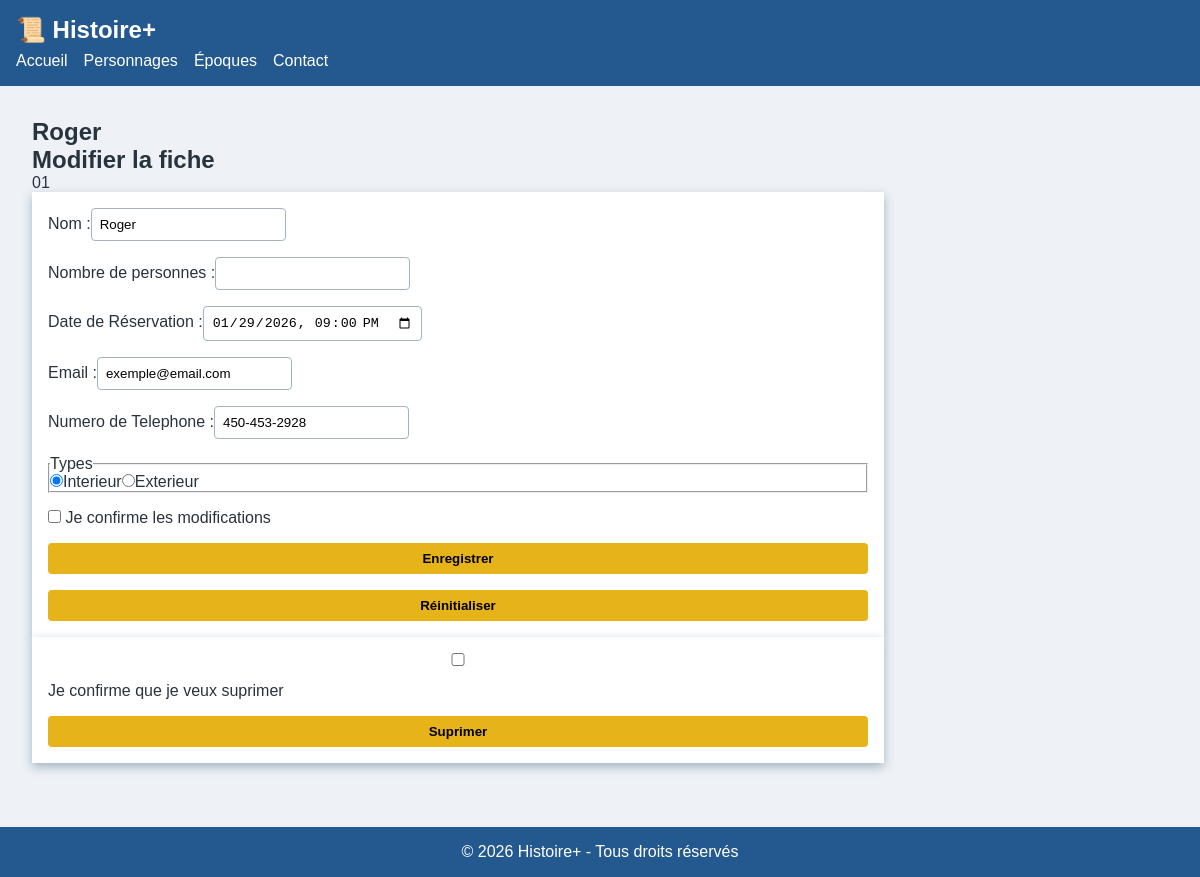
Page /reservation/modifier.php?id=1 on the earlier database version.
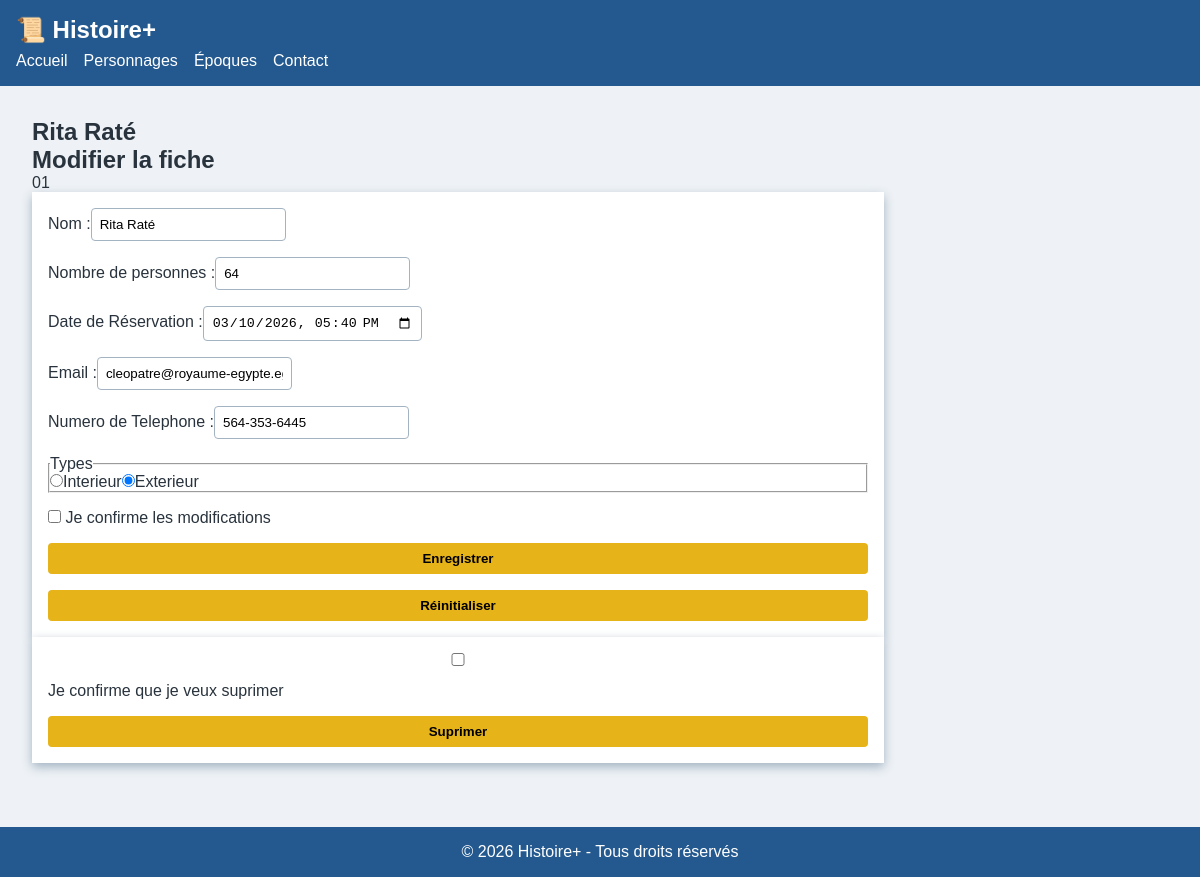
Same page on the later database version.
### tables this page shows
CREATE TABLE "reservation" (
	"id"	INTEGER,
	"nom"	TEXT,
	"nbPersonnes"	INTEGER,
	"dateReservation"	TEXT,
	"email"	TEXT,
	"cellulaire"	TEXT,
	"choixIntExt"	INTEGER,
	"created_at"	TEXT DEFAULT current_timestamp,
	"updated_at"	TEXT DEFAULT current_timestamp,
	PRIMARY KEY("id")
);

### public/reservation/modifier.php (the view, shortened to what this page needs)
<?php
include_once("form.php");
$id = $_GET['id'];
$bd = "../../database/db.sqlite";
$pdo = new PDO("sqlite:" . $bd);
$stmt = $pdo->prepare("SELECT * FROM reservation WHERE id=:id");
$stmt->execute([':id' => $id]);
$info = $stmt->fetch();
$boutton = '<form action="" method="post"';
$boutton .= '<label><input type="checkbox" required>  Je confirme que je veux suprimer</label>';
$boutton .= '<input type="hidden" name="id" value="' . $info['id'] . '">';
$boutton .= '<input type="hidden" name="suprimer">';
$boutton .= '<button type="submit">Suprimer</button>';
$boutton .= '</form>';
?>
<!DOCTYPE html>
<html lang="fr">
<head>
    <link rel="stylesheet" href="../css/styles.css">
</head>
<body>
    <header>
        <div class="logo">📜 Histoire+</div>
        <nav>
            <ul>
                <li><a href="../index.php">Accueil</a></li>
                <li><a href="#">Personnages</a></li>
                <li><a href="#">Époques</a></li>
                <li><a href="#">Contact</a></li>
            </ul>
        </nav>
    </header>
    <main>
        <section class="content">
            <h1><?php echo $info['nom'] ?></h1>
            <h2>Modifier la fiche</h2>
            <?php echo html_form($info) ?>
            <?php echo $boutton ?>
        </section>
    </main>
    <footer>
        <p>© 2026 Histoire+ - Tous droits réservés</p>
    </footer>
</body>
</html>

### public/reservation/form.php
<?php
function html_form($info = [])
{
    $resultat = '';
    $resultat .= '<form action="" method="post" enctype="multipart/form-data">';
    $resultat .= html_form_nom($info['nom'] ?? "");
    $resultat .= html_form_nbPersonnes($info['nbPersonnes'] ?? "");
    $resultat .= html_form_dateReservation($info['dateReservation'] ?? "");
    $resultat .= html_form_email($info['email'] ?? "");
    $resultat .= html_form_cellulaire($info['cellulaire'] ?? "");
    $resultat .= html_form_exterieur($info['choixIntExt'] ?? 0);
    $resultat .= '<label><input type="checkbox" required>    Je confirme les modifications</label>';
    if (isset($info['id'])) {
        $resultat .= '<input type="hidden" name="id" value="' . $info['id'] . '">';
    }
    $resultat .= '<input type="hidden" name="enregistrer">';
    $resultat .= '<button type="submit">Enregistrer</button>';
    $resultat .= '<button type="reset">Réinitialiser</button>';
    $resultat .= '</form>';
    return $resultat;
}
function html_form_nom($nom = "")
{
    $resultat = '';
    $resultat .= '<label>Nom :';
    $resultat .= '<input type="text" name="nom" value="' . $nom . '">';
    $resultat .= '</label>';
    return $resultat;
}
function html_form_nbPersonnes($nbPersonnes = "")
{
    $resultat = '';
    $resultat .= '<label>Nombre de personnes :';
    $resultat .= '<input type="number" name="nbPersonnes" value="' . $nbPersonnes . '">';
    $resultat .= '</label>';
    return $resultat;
}
function html_form_dateReservation($dateReservation = "")
{
    $resultat = '';
    $resultat .= '<label>Date de Réservation :';
    $resultat .= '<input type="datetime-local" name="dateReservation" value="'. ($dateReservation?:date("Y-m-d\TH:i")) .'">';
    $resultat .= '</label>';
    return $resultat;
}
function html_form_email($email = "")
{
    $resultat = '';
    $resultat .= '<label>Email :';
    $resultat .= '<input type="email" name="email" value="' . $email . '">';
    $resultat .= '</label>';
    return $resultat;
}
function html_form_cellulaire($cellulaire = "")
{
    $resultat = '';
    $resultat .= '<label>Numero de Telephone :';
    $resultat .= '<input type="tel" name="cellulaire" value="' . $cellulaire . '">';
    $resultat .= '</label>';
    return $resultat;
}
function html_form_exterieur($exterieur = 0)
{
    $types = [
        "Interieur",
        "Exterieur",
    ];
    $resultat = '';
    $resultat .= '<fieldset>';
    $resultat .= '<legend>Types</legend>';
    foreach ($types as $i => $type) {
        echo $i;
        if ($exterieur == $i) {
            $resultat .= '<label><input type="radio" name="choixIntExt" value="' . $i . '" checked>';
        } else {
            $resultat .= '<label><input type="radio" name="choixIntExt" value="' . $i . '">';
        }
        $resultat .= $type;
        $resultat .= '</label>';
    }
    $resultat .= '</fieldset>';
    return $resultat;
}

Differences in the rows shown:
changed reservation: nom "Roger" → "Rita Raté"; nbPersonnes (not shown) → "64"; dateReservation "01/29/2026 21:00" → "03/10/2026 17:40"; email "exemple@email.com" → "cleopatre@royaume-egypte.eg"; cellulaire "450-453-2928" → "564-353-6445"
Other differences:
form field choixIntExt: "☐ Exterieur" → "☐ Interieur"
form field choixIntExt: "☑ Interieur" → "☑ Exterieur"
